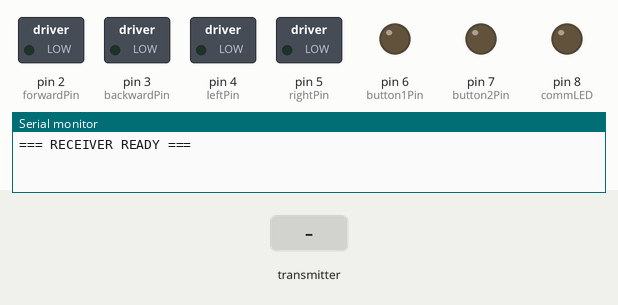
Bench run of a sketch on a simulated Arduino Uno, built with avr-gcc and run on an emulated ATmega328P. On the bench: switched loads named in the sketch (green lamp = pin HIGH), output pins drawn as LEDs (lit = HIGH), the last lines printed to the serial monitor. Inputs (shaded band) come from the test bench. No radio packets arrive unless stated.

Above: at 1.2 s.
1.3 s: the transmitter starts sending direction = 0
At 1.6 s:
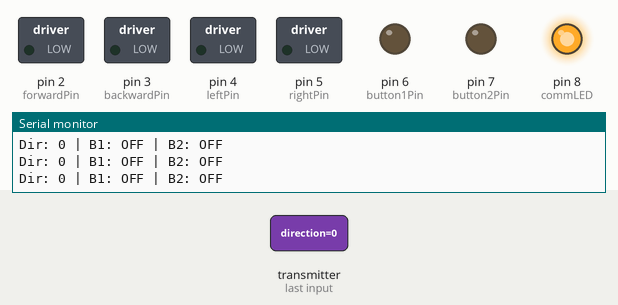
2.8 s: the transmitter starts sending button1 = 1
At 3.9 s:
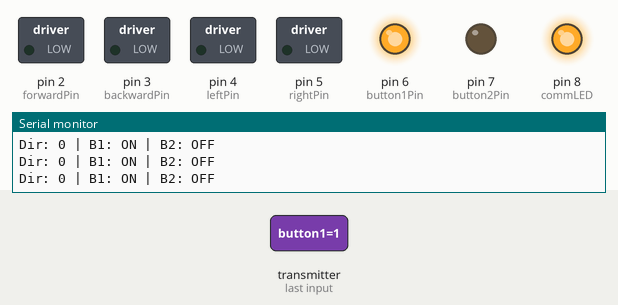
4.3 s: the transmitter starts sending button2 = 1
At 5.0 s:
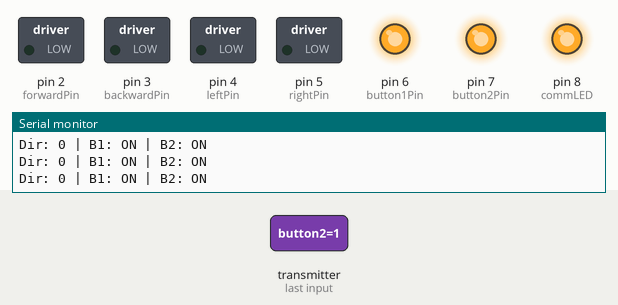
5.8 s: the transmitter starts sending button1 = 0
8.8 s: the transmitter starts sending button1 = 1
At 9.7 s:
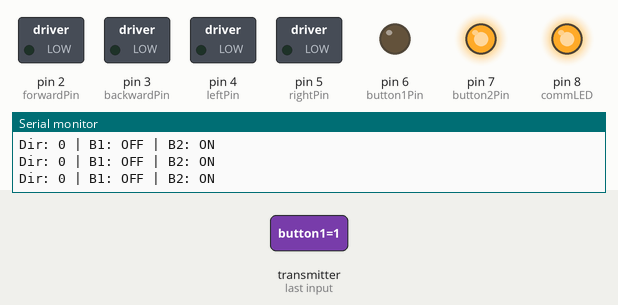
Timing chart, 0 to 11.3 s (numbered marks = the images above; inputs shaded):
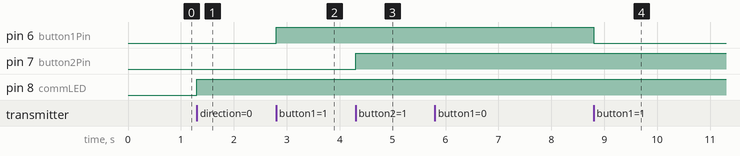

Measured:
- after the input at 1.3 s, pin 8 (commLED): LOW → HIGH at once
- after the input at 2.8 s, pin 6 (button1Pin): LOW → HIGH at once
- after the input at 4.3 s, pin 7 (button2Pin): LOW → HIGH at once
- after the input at 8.8 s, pin 6 (button1Pin): HIGH → LOW at once

The sketch:

reciver.ino
```cpp
#include <SPI.h>
#include <nRF24L01.h>
#include <RF24.h>

RF24 radio(9, 10); // CE, CSN
const byte address[6] = "00001";

struct ControlData {
  byte direction;
  bool button1;
  bool button2;
};

ControlData controls;

// Motor direction output pins
const int forwardPin  = 2;
const int backwardPin = 3;
const int leftPin     = 4;
const int rightPin    = 5;

// Button output pins (toggle)
const int button1Pin = 6;
const int button2Pin = 7;

// Communication LED (ON = connected)
const int commLED = 8;

// Variables for toggles
bool button1State = LOW;
bool button2State = LOW;

unsigned long lastReceiveTime = 0;

void setup() {
  Serial.begin(9600);
  pinMode(forwardPin, OUTPUT);
  pinMode(backwardPin, OUTPUT);
  pinMode(leftPin, OUTPUT);
  pinMode(rightPin, OUTPUT);
  pinMode(button1Pin, OUTPUT);
  pinMode(button2Pin, OUTPUT);
  pinMode(commLED, OUTPUT);

  stopAll();

  radio.begin();
  radio.setPALevel(RF24_PA_MAX);
  radio.setDataRate(RF24_250KBPS);
  radio.setChannel(100);
  radio.openReadingPipe(0, address);
  radio.startListening();

  Serial.println("=== RECEIVER READY ===");
}

void stopAll() {
  digitalWrite(forwardPin, LOW);
  digitalWrite(backwardPin, LOW);
  digitalWrite(leftPin, LOW);
  digitalWrite(rightPin, LOW);
}

void loop() {
  if (radio.available()) {
    radio.read(&controls, sizeof(controls));
    lastReceiveTime = millis();
    digitalWrite(commLED, HIGH);  // Communication stable LED ON

    // Reset all directions
    stopAll();

    switch (controls.direction) {
      case 1: digitalWrite(forwardPin, HIGH); break;
      case 2: digitalWrite(backwardPin, HIGH); break;
      case 3: digitalWrite(leftPin, HIGH); break;
      case 4: digitalWrite(rightPin, HIGH); break;
      default: stopAll(); break;
    }

    // --- Toggle button logic ---
    static bool prevButton1 = LOW;
    static bool prevButton2 = LOW;

    if (controls.button1 && !prevButton1) {
      button1State = !button1State;
      digitalWrite(button1Pin, button1State);
    }
    prevButton1 = controls.button1;

    if (controls.button2 && !prevButton2) {
      button2State = !button2State;
      digitalWrite(button2Pin, button2State);
    }
    prevButton2 = controls.button2;

    // Debug info
    Serial.print("Dir: "); Serial.print(controls.direction);
    Serial.print(" | B1: "); Serial.print(button1State ? "ON" : "OFF");
    Serial.print(" | B2: "); Serial.println(button2State ? "ON" : "OFF");
  }

  // If no signal for 1 second → turn off communication LED
  if (millis() - lastReceiveTime > 1000) {
    digitalWrite(commLED, LOW);
    stopAll();
  }
}
```
